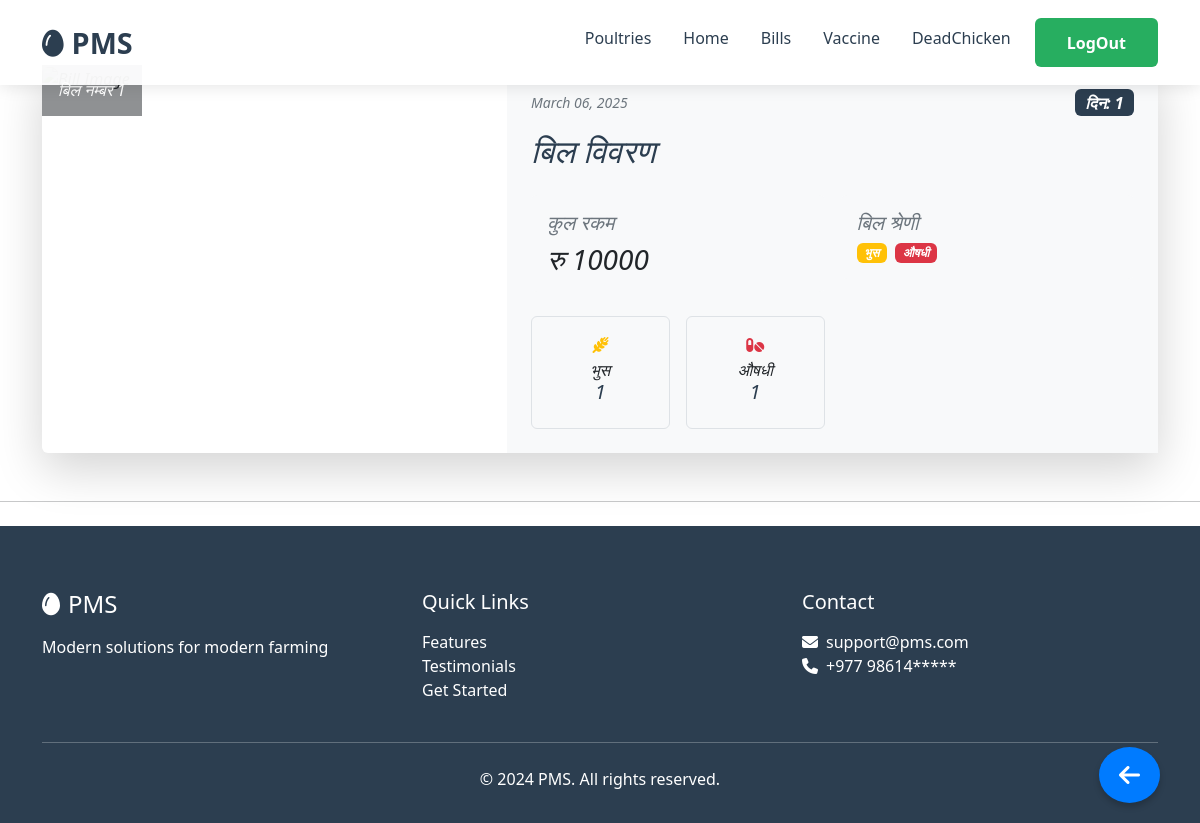
Page /userhome/mainpage/20/profile/bills/Farm11 (signed in) on the committed database.
### userhome/models.py (models this page shows, shortened)
class BillPost(models.Model):
    poultryName = models.ForeignKey(Poultry, on_delete=models.CASCADE)  # Foreign key to Poultry
    imgfile = models.ImageField(upload_to='images/')
    posted_date = models.DateTimeField(auto_now_add=True)
    totalChickenFeed = models.IntegerField()
    totalMedicine = models.IntegerField()
    totalBhus = models.IntegerField()
    totalAmount = models.IntegerField()
    totalVaccine = models.IntegerField()
    description = models.TextField(blank=True, null=True)
    @property
    def totalDays(self):
        return (self.posted_date.date() - self.poultryName.startDate).days+1

class Poultry(models.Model):
    user = models.ForeignKey(User, on_delete=models.CASCADE)
    poultryName = models.CharField(max_length=20, primary_key=True)
    totalChicken = models.IntegerField()
    totalDead = models.IntegerField(default=0)
    startDate = models.DateField(auto_now_add=True)

### userhome/views.py (the view)
# urls.py: path('mainpage/<int:user_id>/profile/bills/<str:poultryName>',views.showBills, name='showBills'),
@login_required
def showBills(request, user_id, poultryName):
    if not CheckUser(request, user_id):
        return redirect('/')
    poultry = get_object_or_404(Poultry, user_id=user_id, poultryName=poultryName)
    bills = BillPost.objects.filter(poultryName=poultry).order_by('posted_date')
    return render(request, 'showbills.html', {'bills': bills,
                                              'poultryName': poultryName,
                                              'user_id': user_id})

### userhome/service.py (called while the page is built)
def CheckUser(request, user_id):
    if request.user.id != user_id:
        messages.error(request, "You are not authorized to view this page.")
        return False
    return True

### userhome/templates/showbills.html (shortened to what this page needs)
{% extends 'Base.html' %}
{% block homelink %}/userhome/mainpage/{{user_id}}/profile/{{poultryName}}{% endblock %}
{% block ShowPoultrieslink %}/userhome/mainpage/{{user_id}}/{% endblock %}
{% block Showbillslink %}#{% endblock %}
{% block Showvaccineslink %}/userhome/mainpage/{{user_id}}/profile/vaccine/{{poultryName}}{% endblock %}
{% block Showdeadlink %}/userhome/mainpage/{{user_id}}/profile/deads/{{poultryName}}{% endblock %}
{% block mainContent%}
{%load static%}
{% for bill in bills %}
<div class="container  my-5">
    <div class="card shadow-lg border-0 rounded-lg">
        <div class="row g-0">
            <div class="col-md-5 position-relative">
                <div class="position-absolute top-0 start-0 p-3 bg-dark text-white bg-opacity-50 rounded-bottom-end">
                    <h6 class="mb-0">बिल नम्बर {{forloop.counter}}</h6>
                </div>
            </div>
            <div class="col-md-7 bg-light">
                <div class="card-body p-4">
                    <div class="d-flex justify-content-between align-items-center mb-3">
                        <small class="text-muted">{{ bill.posted_date|date:"F d, Y" }}</small>
                        <span class="badge backgroundColor fs-6">दिन: {{bill.totalDays}}</span>
                    </div>
                    <h2 class="card-title baseColorText mb-4">बिल विवरण</h2>
                    <div class="row g-3 mb-4">
                        <div class="col-md-6">
                            <div class="bg-light p-3 rounded">
                                <h5 class="text-muted mb-2">कुल रकम</h5>
                                <p class="h3 mb-0 text-dark">रु {{bill.totalAmount}}</p>
                            </div>
                        </div>
                        <div class="col-md-6">
                            <div class="bg-light p-3 rounded">
                                <h5 class="text-muted mb-2">बिल श्रेणी</h5>
                                <div class="d-flex gap-2">
                                    {% if bill.totalBhus %}<span class="badge bg-warning">भुस</span>{% endif %}
                                    {% if bill.totalMedicine %}<span class="badge bg-danger">औषधी</span>{% endif %}
                                </div>
                            </div>
                        </div>
                    </div>
                    <div class="row g-3">
                        {% if bill.totalBhus %}
                        <div class="col-6 col-md-3">
                            <div class="text-center p-3 border rounded ">
                                <i class="fas fa-wheat-awn text-warning mb-2"></i>
                                <h6 class="mb-0">भुस</h6>
                                <p class="h5 baseColorText">{{bill.totalBhus}}</p>
                            </div>
                        </div>
                        {% endif %}
                        {% if bill.totalMedicine %}
                        <div class="col-6 col-md-3">
                            <div class="text-center p-3 border rounded">
                                <i class="fas fa-pills text-danger mb-2"></i>
                                <h6 class="mb-0">औषधी</h6>
                                <p class="h5 baseColorText">{{bill.totalMedicine}}</p>
                            </div>
                        </div>
                        {% endif %}
                    </div>
                </div>
            </div>
        </div>
    </div>
</div>
<hr class="my-4">
{% endfor %}
{% endblock%}

### userhome/templates/Base.html (style rules this page uses)
.card { font-style: oblique; }

### rows in the picture
BillPost: posted_date "March 06, 2025", totalDays "1", totalAmount "10000", shows "भुस", shows "औषधी", totalBhus "1", totalMedicine "1"
